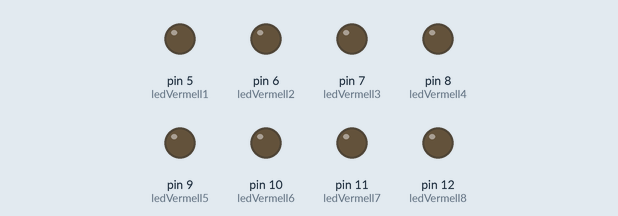
Recording of a sketch running on a simulated Arduino Uno, built with avr-gcc and run on an emulated ATmega328P. Parts: output pins drawn as LEDs (lit = HIGH).

Above: at 0.5 s.
At 2.5 s:
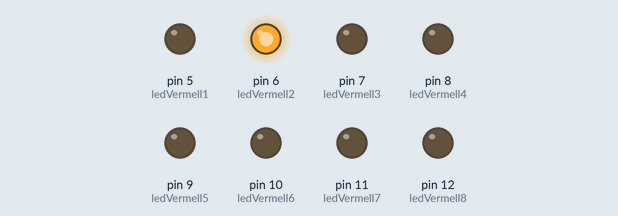
At 4.5 s:
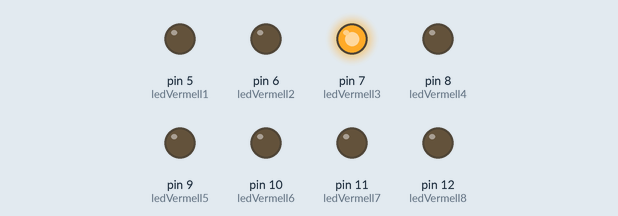
At 9.5 s:
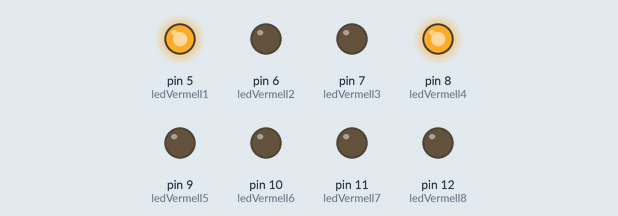
At 14.5 s:
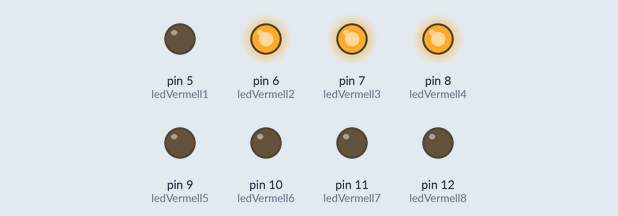
At 19.5 s:
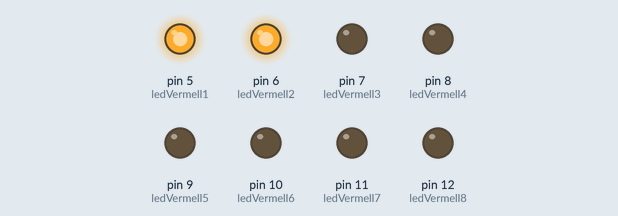
Timing chart, 0 to 20.8 s (numbered marks = the images above):
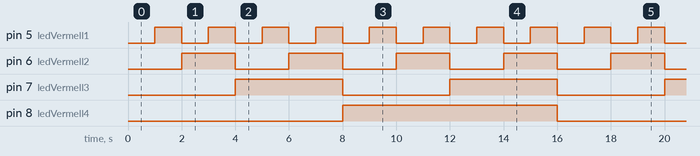

Measured:
- by itself, pin 5 (ledVermell1): alternates HIGH for 1.0 s and LOW for 1.0 s
- by itself, pin 6 (ledVermell2): alternates HIGH for 2.0 s and LOW for 2.0 s
- by itself, pin 7 (ledVermell3): alternates HIGH for 4.0 s and LOW for 4.0 s
- by itself, pin 8 (ledVermell4): alternates HIGH for 8.0 s and LOW for 8.0 s

The sketch:

digital1.4.ino
```cpp
/********************************************************************************
**    El projecte 4 consisteix en un muntatge amb 8 LED's.                     **
**    Fa falta programació i muntatge físic.                                   **
**    Els LED's conten en binari fins al nº 15.                                **
********************************************************************************/

//*******  Includes  ************************************************************


//*******  Variables  ***********************************************************

int ledVermell1 = 5;
int ledVermell2 = 6;
int ledVermell3 = 7;
int ledVermell4 = 8;
int ledVermell5 = 9;
int ledVermell6 = 10;
int ledVermell7 = 11;
int ledVermell8 = 12;

// La funció Setup només s'executa un cop. Quan la placa s'encen o es fa reset.
void setup()
{
    // Configració del pins de sortida
  pinMode(ledVermell1, OUTPUT);
  pinMode(ledVermell2, OUTPUT);
  pinMode(ledVermell3, OUTPUT);
  pinMode(ledVermell4, OUTPUT);
  pinMode(ledVermell5, OUTPUT);
  pinMode(ledVermell6, OUTPUT);
  pinMode(ledVermell7, OUTPUT);
  pinMode(ledVermell8, OUTPUT);
}

// La funció Loop es va repetin cada cop.
void loop()
{
    // Nº0
    digitalWrite(ledVermell1, LOW);
    digitalWrite(ledVermell2, LOW);
    digitalWrite(ledVermell3, LOW);
    digitalWrite(ledVermell4, LOW);
    digitalWrite(ledVermell5, LOW);
    digitalWrite(ledVermell6, LOW);
    digitalWrite(ledVermell7, LOW);
    digitalWrite(ledVermell8, LOW);
    delay(1000);

    // Nº1
    digitalWrite(ledVermell1, HIGH);
    digitalWrite(ledVermell2, LOW);
    digitalWrite(ledVermell3, LOW);
    digitalWrite(ledVermell4, LOW);
    digitalWrite(ledVermell5, LOW);
    digitalWrite(ledVermell6, LOW);
    digitalWrite(ledVermell7, LOW);
    digitalWrite(ledVermell8, LOW);
    delay(1000);

    // Nº2
    digitalWrite(ledVermell1, LOW);
    digitalWrite(ledVermell2, HIGH);
    digitalWrite(ledVermell3, LOW);
    digitalWrite(ledVermell4, LOW);
    digitalWrite(ledVermell5, LOW);
    digitalWrite(ledVermell6, LOW);
    digitalWrite(ledVermell7, LOW);
    digitalWrite(ledVermell8, LOW);
    delay(1000);

    // Nº3
    digitalWrite(ledVermell1, HIGH);
    digitalWrite(ledVermell2, HIGH);
    digitalWrite(ledVermell3, LOW);
    digitalWrite(ledVermell4, LOW);
    digitalWrite(ledVermell5, LOW);
    digitalWrite(ledVermell6, LOW);
    digitalWrite(ledVermell7, LOW);
    digitalWrite(ledVermell8, LOW);
    delay(1000);

    // Nº4
    digitalWrite(ledVermell1, LOW);
    digitalWrite(ledVermell2, LOW);
    digitalWrite(ledVermell3, HIGH);
    digitalWrite(ledVermell4, LOW);
    digitalWrite(ledVermell5, LOW);
    digitalWrite(ledVermell6, LOW);
    digitalWrite(ledVermell7, LOW);
    digitalWrite(ledVermell8, LOW);
    delay(1000);

    // Nº5
    digitalWrite(ledVermell1, HIGH);
    digitalWrite(ledVermell2, LOW);
    digitalWrite(ledVermell3, HIGH);
    digitalWrite(ledVermell4, LOW);
    digitalWrite(ledVermell5, LOW);
    digitalWrite(ledVermell6, LOW);
    digitalWrite(ledVermell7, LOW);
    digitalWrite(ledVermell8, LOW);
    delay(1000);

    // Nº6
    digitalWrite(ledVermell1, LOW);
    digitalWrite(ledVermell2, HIGH);
    digitalWrite(ledVermell3, HIGH);
    digitalWrite(ledVermell4, LOW);
    digitalWrite(ledVermell5, LOW);
    digitalWrite(ledVermell6, LOW);
    digitalWrite(ledVermell7, LOW);
    digitalWrite(ledVermell8, LOW);
    delay(1000);

    // Nº7
    digitalWrite(ledVermell1, HIGH);
    digitalWrite(ledVermell2, HIGH);
    digitalWrite(ledVermell3, HIGH);
    digitalWrite(ledVermell4, LOW);
    digitalWrite(ledVermell5, LOW);
    digitalWrite(ledVermell6, LOW);
    digitalWrite(ledVermell7, LOW);
    digitalWrite(ledVermell8, LOW);
    delay(1000);

    // Nº8
    digitalWrite(ledVermell1, LOW);
    digitalWrite(ledVermell2, LOW);
    digitalWrite(ledVermell3, LOW);
    digitalWrite(ledVermell4, HIGH);
    digitalWrite(ledVermell5, LOW);
    digitalWrite(ledVermell6, LOW);
    digitalWrite(ledVermell7, LOW);
    digitalWrite(ledVermell8, LOW);
    delay(1000);

    // Nº9
    digitalWrite(ledVermell1, HIGH);
    digitalWrite(ledVermell2, LOW);
    digitalWrite(ledVermell3, LOW);
    digitalWrite(ledVermell4, HIGH);
    digitalWrite(ledVermell5, LOW);
    digitalWrite(ledVermell6, LOW);
    digitalWrite(ledVermell7, LOW);
    digitalWrite(ledVermell8, LOW);
    delay(1000);

    // Nº10
    digitalWrite(ledVermell1, LOW);
    digitalWrite(ledVermell2, HIGH);
    digitalWrite(ledVermell3, LOW);
    digitalWrite(ledVermell4, HIGH);
    digitalWrite(ledVermell5, LOW);
    digitalWrite(ledVermell6, LOW);
    digitalWrite(ledVermell7, LOW);
    digitalWrite(ledVermell8, LOW);
    delay(1000);

    // Nº11
    digitalWrite(ledVermell1, HIGH);
    digitalWrite(ledVermell2, HIGH);
    digitalWrite(ledVermell3, LOW);
    digitalWrite(ledVermell4, HIGH);
    digitalWrite(ledVermell5, LOW);
    digitalWrite(ledVermell6, LOW);
    digitalWrite(ledVermell7, LOW);
    digitalWrite(ledVermell8, LOW);
    delay(1000);

    // Nº12
    digitalWrite(ledVermell1, LOW);
    digitalWrite(ledVermell2, LOW);
    digitalWrite(ledVermell3, HIGH);
    digitalWrite(ledVermell4, HIGH);
    digitalWrite(ledVermell5, LOW);
    digitalWrite(ledVermell6, LOW);
    digitalWrite(ledVermell7, LOW);
    digitalWrite(ledVermell8, LOW);
    delay(1000);

    // Nº13
    digitalWrite(ledVermell1, HIGH);
    digitalWrite(ledVermell2, LOW);
    digitalWrite(ledVermell3, HIGH);
    digitalWrite(ledVermell4, HIGH);
    digitalWrite(ledVermell5, LOW);
    digitalWrite(ledVermell6, LOW);
    digitalWrite(ledVermell7, LOW);
    digitalWrite(ledVermell8, LOW);
    delay(1000);

    // Nº14
    digitalWrite(ledVermell1, LOW);
    digitalWrite(ledVermell2, HIGH);
    digitalWrite(ledVermell3, HIGH);
    digitalWrite(ledVermell4, HIGH);
    digitalWrite(ledVermell5, LOW);
    digitalWrite(ledVermell6, LOW);
    digitalWrite(ledVermell7, LOW);
    digitalWrite(ledVermell8, LOW);
    delay(1000);

    // Nº15
    digitalWrite(ledVermell1, HIGH);
    digitalWrite(ledVermell2, HIGH);
    digitalWrite(ledVermell3, HIGH);
    digitalWrite(ledVermell4, HIGH);
    digitalWrite(ledVermell5, LOW);
    digitalWrite(ledVermell6, LOW);
    digitalWrite(ledVermell7, LOW);
    digitalWrite(ledVermell8, LOW);
    delay(1000);
}
```
